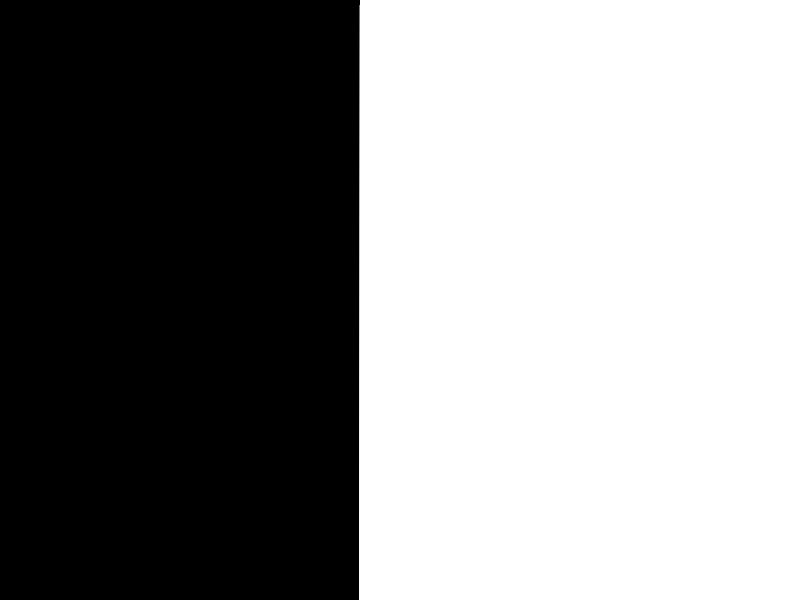
#> input picture examples/opencv-qing-song-ru-men/chapter07/bilTest.bmp, 800 x 600 px
$ python 7.09.py
#> lines starting #> are read from the running program, lines starting #| are printed output that depends on the picture
# -*- coding: utf-8 -*-
import cv2 as cv

img = cv.imread('bilTest.bmp')
#> img is the input picture: shape (600, 800, 3); min 0, max 255, mean 140.5
img_gaussian = r = cv.GaussianBlur(img, (55, 55), 0, 0)
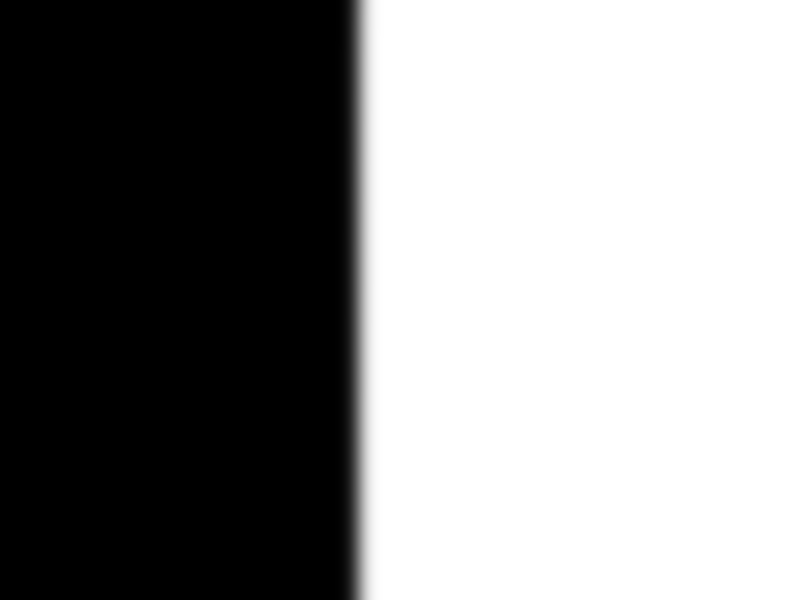
#> img_gaussian: shape (600, 800, 3); min 0, max 255, mean 140.5
img_bilateral = cv.bilateralFilter(img, 55, 100, 100)
cv.imshow('img', img)
cv.imshow('gaussian', img_gaussian)
cv.imshow('bilateral', img_bilateral)
cv.waitKey()
cv.destroyAllWindows()

# 运行结果 https://is.gd/TumFFY

$ run again, with examples/opencv-qing-song-ru-men/chapter07/noise.bmp copied over examples/opencv-qing-song-ru-men/chapter07/bilTest.bmp
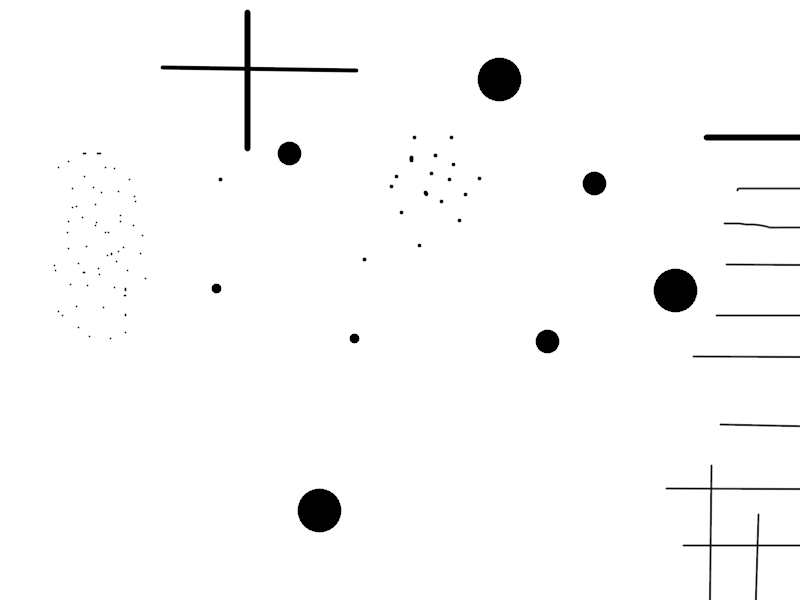
#> input picture examples/opencv-qing-song-ru-men/chapter07/noise.bmp, 800 x 600 px
#> img is the input picture: shape (600, 800, 3); min 0, max 255, mean 249.7
#> `img_gaussian = r = cv.GaussianBlur(img, (55, 55), 0, 0)`:
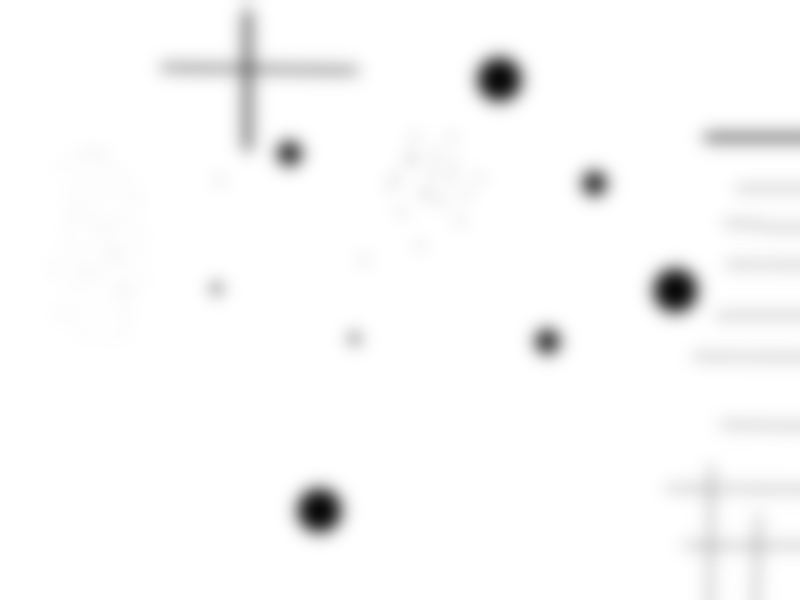
#> img_gaussian: shape (600, 800, 3); min 9, max 255, mean 249.7
